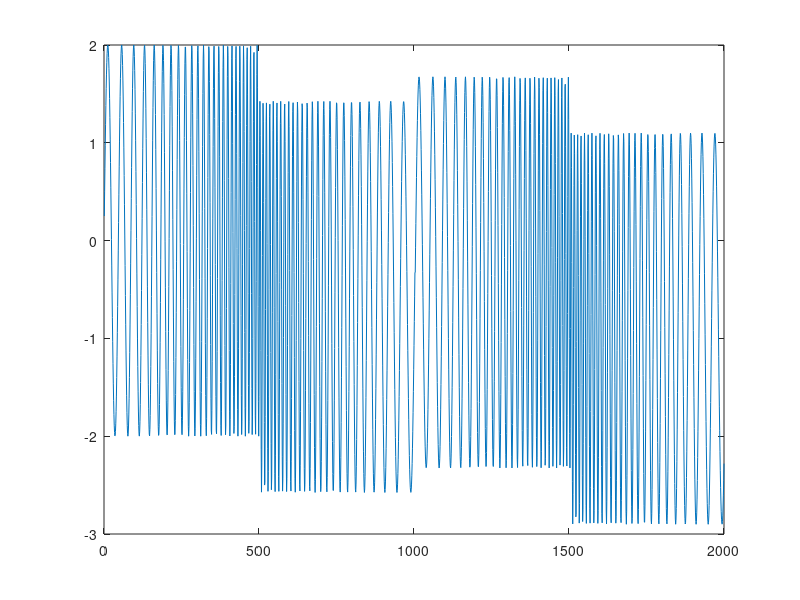

This chart was generated by the following MATLAB code:
% sine sweep

start_freq = 1;
end_freq = 5;
amplitude = 2;
duration = 10;

start_angular_freq = 2*pi*start_freq;
end_angular_freq = 2*pi*end_freq;

K = (start_angular_freq*duration)/log(end_angular_freq/start_angular_freq);
L = (duration)/log(end_angular_freq/start_angular_freq);

pos = [];
sign = 1;
dt = 0;
offset = 0;
for i=1:2000
    if sign == 1
        dt = dt + 0.02;    
        cmd = amplitude*sin(K*(exp((dt)/(L))-1)) + offset;
    end
    if sign == -1
        dt = dt - 0.02;  
        cmd = -amplitude*sin(K*(exp((dt)/(L))-1)) + offset;
    end
    pos = [pos;cmd];
    if dt>=10 || dt<=0
        sign = -sign;
        offset = cmd;
    end
end

plot(pos);
